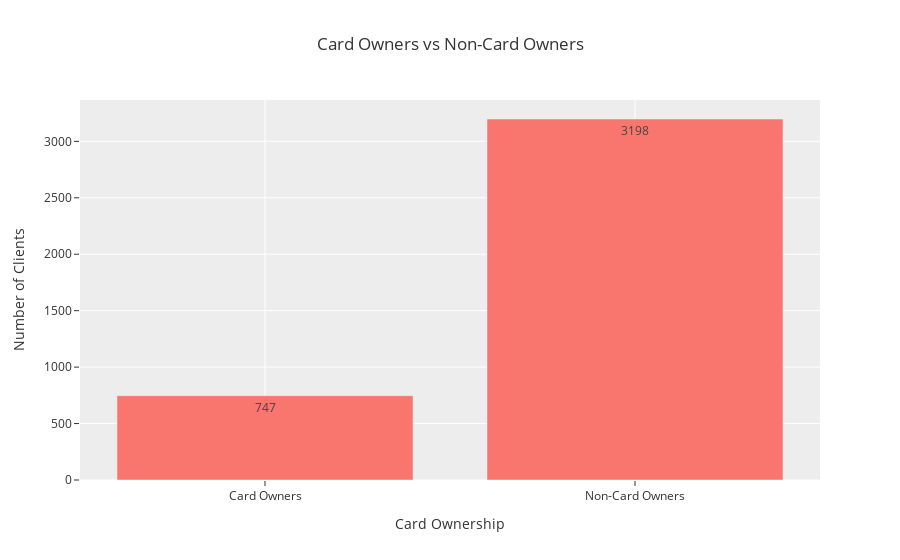

Source (notebook cell):
### Code cell
fig = go.Figure()

fig.add_trace(go.Bar(
    x=['Card Owners', 'Non-Card Owners'],
    y=[client_df[client_df['has_card'] == True].shape[0], client_df[client_df['has_card'] == False].shape[0]],
    text=[card_owners.shape[0], non_card_owners.shape[0]],
    textposition='auto'
))

fig.update_layout(
    title='Card Owners vs Non-Card Owners',
    xaxis_title='Card Ownership',
    yaxis_title='Number of Clients'
)

fig.show()

### Figure 1 — Plotly figure (JSON) as saved in the notebook; plotly's stock layout.template omitted (floating-point values rounded to 4 significant figures)
{"data": [{"text": ["747", "3198"], "textposition": "auto", "type": "bar", "x": ["Card Owners", "Non-Card Owners"], "y": [747, 3198]}], "layout": {"title": {"text": "Card Owners vs Non-Card Owners"}, "xaxis": {"title": {"text": "Card Ownership"}}, "yaxis": {"title": {"text": "Number of Clients"}}}}
